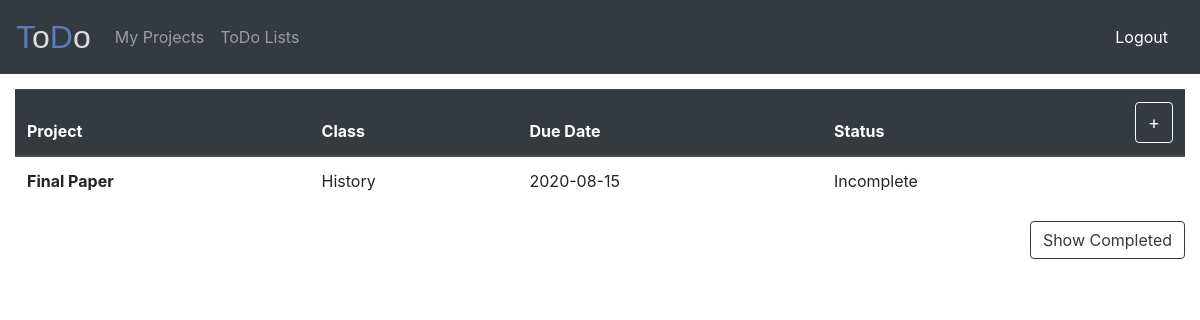
Screenshot of / (signed in) with the database file from the repository.
### projects/models.py (models this page shows, shortened)
class Project(models.Model):
    project_name = models.CharField(max_length=64)
    user = models.ForeignKey(User, related_name="user_projects", on_delete=models.CASCADE)
    start_date = models.DateField()
    due_date = models.DateField()
    project_class = models.CharField(max_length=64)
    status = models.CharField(default="Incomplete", max_length=20, choices=[
        ("Incomplete", "Incomplete"),
        ("Complete", "Complete")
    ])

### projects/views.py (the view)
# urls.py: path("", views.index, name="index"),
def index(request):
    projects = Project.objects.filter(user=request.user).order_by("-status")
    for project in projects:
        project.due_date = project.due_date.strftime("%Y-%m-%d")
    return render(request, "projects/index.html", {
        "projects": projects
    })

### projects/templates/projects/index.html (shortened to what this page needs)
{% extends "projects/layout.html" %}
{% block body %}
<div class="page table-responsive">
    <table class="table table-hover table-striped" id="project_table">
        <thead class="thead-dark">
        <tr>
            <th scope="col">Project</th>
            <th scope="col" >Class</th>
            <th scope="col" >Due Date</th>
            <th scope="col" >Status</th>
            <th><button id="add" class="btn btn-outline-light" style="float:right;font-size:large;">+</button></th>
        </tr>
        </thead>
        <tbody id="table_body">
            {% for project in projects %}
        <tr data-status="{{ project.status }}" class="entry">
            <th scope="row" data-id="{{ project.id }}">{{ project.project_name }}</th>
            <td>{{ project.project_class }}</td>
            <td>{{ project.due_date }}</td>
            <td colspan="2">{{ project.status }}</td>
        </tr>
            {% empty %}
            <tr id="empty"><td colspan="5" style="text-align:center;">You have no open projects.</td></tr>
            {% endfor %}
        </tbody>
    </table>
    <button style="float:right;" onclick="show_completed()" class="btn btn-outline-dark">Show Completed</button>
</div>
{% endblock %}

### projects/templates/projects/index.html (style rules this page uses)
.page { padding:15px; }

### rows the page displays
Project: project_name "Final Paper", project_class "History", due_date "2020-08-15", status "Incomplete"
